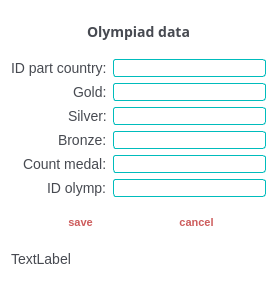
<?xml version="1.0" encoding="UTF-8"?>
<ui version="4.0">
 <class>form_olymp_medal</class>
 <widget class="QDialog" name="form_olymp_medal">
  <property name="geometry">
   <rect>
    <x>0</x>
    <y>0</y>
    <width>277</width>
    <height>291</height>
   </rect>
  </property>
  <property name="windowTitle">
   <string>Dialog</string>
  </property>
  <property name="styleSheet">
   <string notr="true">QLabel{
	font-family: 'Montserrat', sans-serif;
	font-size: 14px;
	color: rgb(71, 74, 81);
}

QDialog{
	background-color: rgb(255, 255, 255);
}

QLineEdit{
	border: 1px solid rgb(0, 188, 188);
	border-radius: 3px;
}

QPushButton{
	height: 20px;
	font-family: 'Montserrat', sans-serif;
	font-size: 11px;
	text-transform: uppercase;
	font-weight: 600;
	color: rgb(205, 92, 92);
	background-color: rgba(255, 255, 255, 0);
	border: none;
}

QPushButton:hover{
	height: 75px;
	border: 1px solid rgba(205, 92, 92, 1) ;
	border-radius: 5px;
	font-family: 'Montserrat', sans-serif;
	font-size: 11px;
	text-transform: uppercase;
	font-weight: 600;
	color: rgb(205, 92, 92);
	background-color: rgba(255, 255, 255, 0);
}

QPushButton:pressed{
	background-color: rgba(205, 92, 92, 1);
	color: white;
	border:2px solid;
	border: 1px solid rgba(205, 92, 92, 1) ;
	border-radius: 5px;
	font-family: 'Montserrat', sans-serif;

}</string>
  </property>
  <layout class="QVBoxLayout" name="verticalLayout">
   <item>
    <widget class="QLabel" name="label_9">
     <property name="font">
      <font>
       <family>Montserrat</family>
       <pointsize>-1</pointsize>
       <weight>75</weight>
       <bold>true</bold>
      </font>
     </property>
     <property name="text">
      <string>Olympiad data</string>
     </property>
     <property name="alignment">
      <set>Qt::AlignCenter</set>
     </property>
    </widget>
   </item>
   <item>
    <layout class="QFormLayout" name="formLayout">
     <property name="labelAlignment">
      <set>Qt::AlignRight|Qt::AlignTrailing|Qt::AlignVCenter</set>
     </property>
     <item row="0" column="0">
      <widget class="QLabel" name="label">
       <property name="text">
        <string>ID part country:</string>
       </property>
      </widget>
     </item>
     <item row="0" column="1">
      <widget class="QLineEdit" name="lineEdit"/>
     </item>
     <item row="1" column="0">
      <widget class="QLabel" name="label_2">
       <property name="text">
        <string>Gold:</string>
       </property>
      </widget>
     </item>
     <item row="1" column="1">
      <widget class="QLineEdit" name="lineEdit_2"/>
     </item>
     <item row="2" column="0">
      <widget class="QLabel" name="label_4">
       <property name="text">
        <string>Silver:</string>
       </property>
      </widget>
     </item>
     <item row="2" column="1">
      <widget class="QLineEdit" name="lineEdit_3"/>
     </item>
     <item row="3" column="0">
      <widget class="QLabel" name="label_5">
       <property name="text">
        <string>Bronze:</string>
       </property>
      </widget>
     </item>
     <item row="3" column="1">
      <widget class="QLineEdit" name="lineEdit_4"/>
     </item>
     <item row="4" column="0">
      <widget class="QLabel" name="label_6">
       <property name="text">
        <string>Count medal:</string>
       </property>
      </widget>
     </item>
     <item row="4" column="1">
      <widget class="QLineEdit" name="lineEdit_5"/>
     </item>
     <item row="5" column="0">
      <widget class="QLabel" name="label_7">
       <property name="text">
        <string>ID olymp:</string>
       </property>
      </widget>
     </item>
     <item row="5" column="1">
      <widget class="QLineEdit" name="lineEdit_6"/>
     </item>
    </layout>
   </item>
   <item>
    <layout class="QHBoxLayout" name="horizontalLayout">
     <property name="spacing">
      <number>23</number>
     </property>
     <property name="leftMargin">
      <number>23</number>
     </property>
     <property name="topMargin">
      <number>9</number>
     </property>
     <property name="rightMargin">
      <number>23</number>
     </property>
     <item>
      <widget class="QPushButton" name="but_save">
       <property name="text">
        <string>save</string>
       </property>
      </widget>
     </item>
     <item>
      <widget class="QPushButton" name="but_can">
       <property name="text">
        <string>cancel</string>
       </property>
      </widget>
     </item>
    </layout>
   </item>
   <item>
    <widget class="QLabel" name="statusLabel">
     <property name="text">
      <string>TextLabel</string>
     </property>
    </widget>
   </item>
  </layout>
 </widget>
 <resources/>
 <connections/>
</ui>
